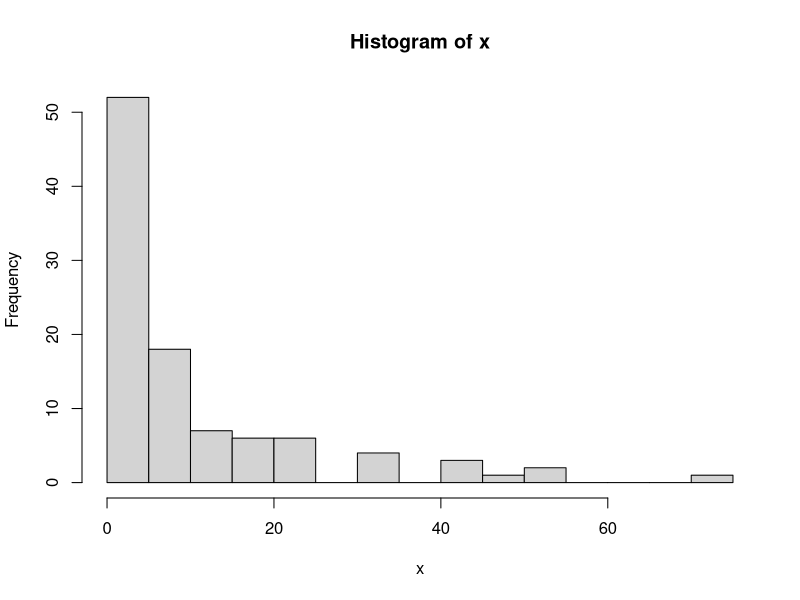
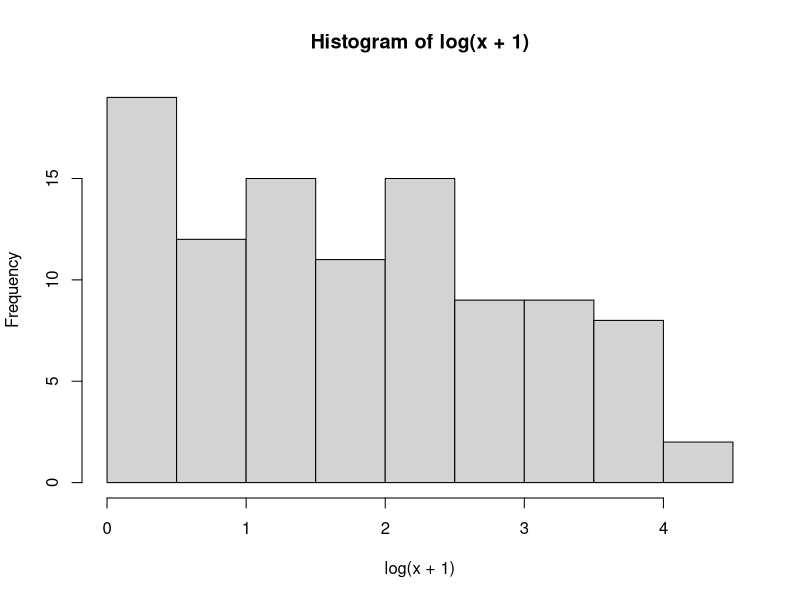

Here is the R script that generated these plots, in order:
## ---- chunk 1
x <- rnbinom(100, mu = 10, size = 0.5)
x
## ---- chunk 2
mean <- mean(x)
var <- var(x)
## ---- chunk 3
h1 <- hist(x, breaks ='FD', plot = TRUE)
## ---- chunk 4
h2 <- hist(log(x+1), plot = TRUE) 
